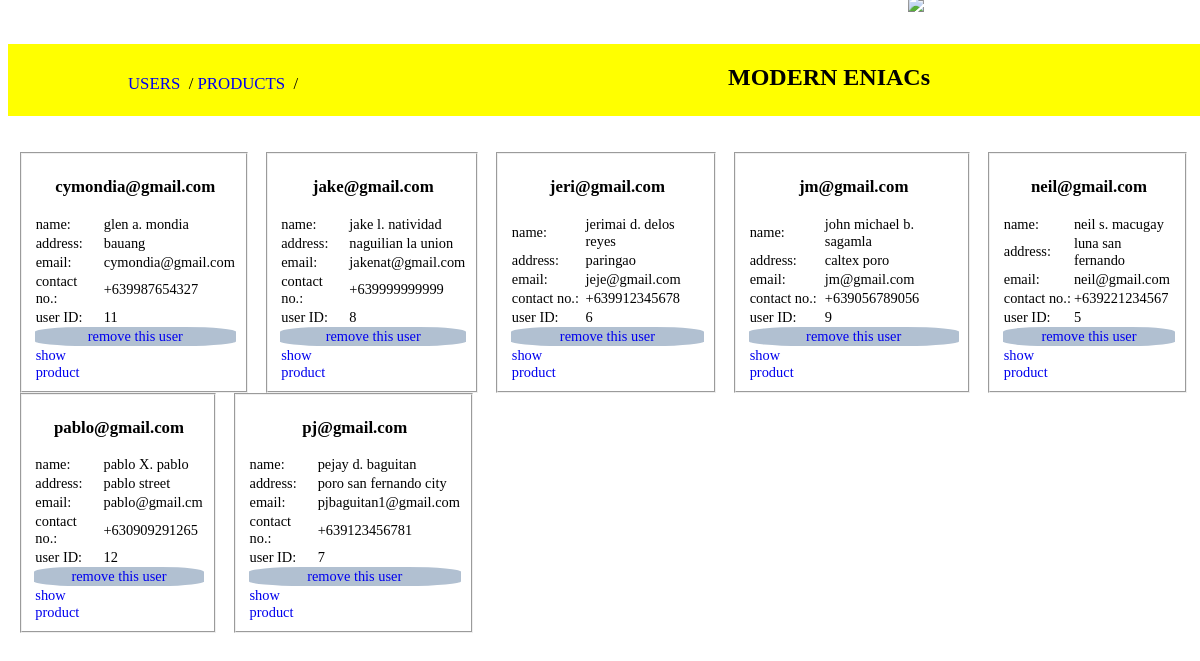
The page /admin_users2.php on the database its author committed.
### tables this page shows
CREATE TABLE `users` (
  `userId` int(6) NOT NULL AUTO_INCREMENT,
  `username` varchar(50) NOT NULL,
  `password` char(10) DEFAULT NULL,
  `lname` char(20) DEFAULT NULL,
  `fname` char(20) DEFAULT NULL,
  `mi` char(1) DEFAULT NULL,
  `address` varchar(50) DEFAULT NULL,
  `email` varchar(30) DEFAULT NULL,
  `contact_no` char(13) DEFAULT NULL,
  PRIMARY KEY (`username`),
  KEY `userId` (`userId`)
);

### admin_users2.php (the view, shortened to what this page needs)
<!doctype html>
<html>
<head>
	<link rel="stylesheet" href="style.css">
</head>
<body>
					<div class="nav">
						<nav ></br></br>
						  <div class="grid-container">
								<h1 class="head"> <li> MODERN ENIACs</li></h1>
							<img src="iro.png" class="logo">
						  </div>
						  <div class="rect"></div>
						 </nav>
						<div class="sub">
						  <a href="admin_users.php"></li class=""> USERS&nbsp </li></a>/
						  <a href="admin_product.php"></li class=""> PRODUCTS&nbsp </li></a>/
						</div>
					</div></br></br></br></br></br></br></br></br>
				<?php
						$mysqli = new mysqli("127.0.0.1", "root", "", "modern_eniac");
						if (mysqli_connect_errno()) {
								printf("Connect failed: %s\n", mysqli_connect_error());
						}else{
								$sql = "SELECT * FROM users";
								$result = $mysqli->query($sql);
								if ($result->num_rows > 0) {
									while($row = $result->fetch_assoc()) {
					?>
						<fieldset class="prod">
								<table class="prod">
									<tr><td class="us" colspan="2"><h3><?php echo $row['username'];?></h3></td></tr>
									<tr><td class="desc">name: </td><td><?php echo $row['fname'];?> <?php echo $row['mi'];?>. <?php echo $row['lname'];?></td></tr>
									<tr><td class="desc">address: </td><td><?php echo $row['address'];?></td></tr>
									<tr><td class="desc">email: </td><td><?php echo $row['email'];?></td></tr>
									<tr><td class="desc">contact no.:</td><td><?php echo $row['contact_no'];?></td></tr>
									<tr><td class="desc">user ID: </td><td><?php echo $row['userId'];?></td></tr>
									<tr><td colspan="2" class="rem"><a href="javascript:confirm_delete(<?php echo $row['userId']; ?>)">remove this user</a></td></tr>
									<tr><td class="desc"><a href="admin_stock.php">show product</a></td></tr>
								</table>
							</fieldset>
					<?php	}
						}
					}	$mysqli->close();
					?>
</body>
</html>

### style.css (style rules this page uses)
.grid-container { grid-template-areas; 'header header header header header header' }
.head { font-family: maiandra GD; background-color: yellow; position:fixed; margin-left: 63%; margin-top:; z-index:2; font-size: 2vw; }
a { text-decoration: none; }
li { display: inline; font-size: 1.5 vw; }
.rect { width: 100%; background-color: yellow; position:fixed; position:relative; z-index:1; overflow:hidden; padding-bottom:6%; position:fixed; }
.logo { height:auto; width:13%; max-width:200px; margin-left: 85%; z-index:3; position:fixed; margin-top:-3%; }

### admin_users2.php (style rules this page uses)
body { font-family:Berlin Sans FB; }
.head { margin-left:60%; }
.logo { margin-left: 75%; margin-top:-4%; }
.nav { position:fixed; font-family:Berlin Sans FB; }
.sub { position:fixed; margin-top:2.5%; margin-left:10%; font-size:1.4vw; z-index:2; }
.prod { border-collapse: collapse; margin-left:1%; paddding-top:2%; display:inline; text-algin:center; font-size:1.2vw; padding-right:1%; }
.desc { font-family:Berlin Sans FB; text-align:left; }
.rem { border-color:#b1c0d1; border-radius:25%; background-color:#b1c0d1; color:; width:auto; font-size:1.vw; text-align:center; }
.us { text-align:center; font-family:OCR A Extended; }

### rows shown on the page
users: username "cymondia@gmail.com", fname "glen", mi "a", lname "mondia", address "bauang", email "cymondia@gmail.com", contact_no "+639987654327", userId "11"
users: username "jake@gmail.com", fname "jake", mi "l", lname "natividad", address "naguilian la union", email "jakenat@gmail.com", contact_no "+639999999999", userId "8"
users: username "jeri@gmail.com", fname "jerimai", mi "d", lname "delos reyes", address "paringao", email "jeje@gmail.com", contact_no "+639912345678", userId "6"
users: username "jm@gmail.com", fname "john michael", mi "b", lname "sagamla", address "caltex poro", email "jm@gmail.com", contact_no "+639056789056", userId "9"
users: username "neil@gmail.com", fname "neil", mi "s", lname "macugay", address "luna san fernando", email "neil@gmail.com", contact_no "+639221234567", userId "5"
users: username "pablo@gmail.com", fname "pablo", mi "X", lname "pablo", address "pablo street", email "pablo@gmail.cm", contact_no "+630909291265", userId "12"
users: username "pj@gmail.com", fname "pejay", mi "d", lname "baguitan", address "poro san fernando city", email "pjbaguitan1@gmail.com", contact_no "+639123456781", userId "7"
